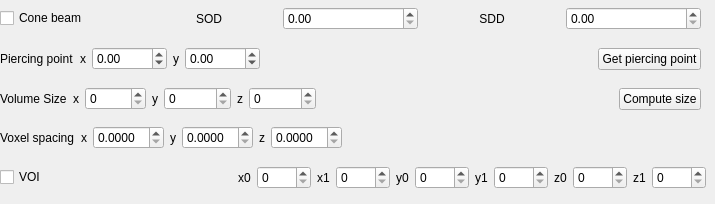
                <widget class="QWidget" name="tab_advanced_geometry">
                 <attribute name="title">
                  <string>Advanced geometry</string>
                 </attribute>
                 <widget class="QWidget" name="horizontalLayoutWidget_2">
                  <property name="geometry">
                   <rect>
                    <x>0</x>
                    <y>0</y>
                    <width>701</width>
                    <height>37</height>
                   </rect>
                  </property>
                  <layout class="QHBoxLayout" name="horizontalLayout_10">
                   <item>
                    <widget class="QCheckBox" name="checkCBCT">
                     <property name="text">
                      <string>Cone beam </string>
                     </property>
                    </widget>
                   </item>
                   <item>
                    <widget class="QLabel" name="label_29">
                     <property name="text">
                      <string>SOD</string>
                     </property>
                     <property name="alignment">
                      <set>Qt::AlignCenter</set>
                     </property>
                    </widget>
                   </item>
                   <item>
                    <widget class="QDoubleSpinBox" name="dspinSOD">
                     <property name="maximum">
                      <double>9999.989999999999782</double>
                     </property>
                    </widget>
                   </item>
                   <item>
                    <widget class="QLabel" name="label_28">
                     <property name="text">
                      <string>SDD</string>
                     </property>
                     <property name="alignment">
                      <set>Qt::AlignCenter</set>
                     </property>
                    </widget>
                   </item>
                   <item>
                    <widget class="QDoubleSpinBox" name="dspinSDD">
                     <property name="maximum">
                      <double>9999.989999999999782</double>
                     </property>
                    </widget>
                   </item>
                  </layout>
                 </widget>
                 <widget class="QWidget" name="horizontalLayoutWidget_5">
                  <property name="geometry">
                   <rect>
                    <x>0</x>
                    <y>80</y>
                    <width>701</width>
                    <height>38</height>
                   </rect>
                  </property>
                  <layout class="QHBoxLayout" name="horizontalLayout_14">
                   <item>
                    <widget class="QLabel" name="label_33">
                     <property name="text">
                      <string>Volume Size</string>
                     </property>
                    </widget>
                   </item>
                   <item>
                    <layout class="QHBoxLayout" name="horizontalLayout_15">
                     <item>
                      <widget class="QLabel" name="label_34">
                       <property name="text">
                        <string>x</string>
                       </property>
                      </widget>
                     </item>
                     <item>
                      <widget class="QSpinBox" name="spinVolumeSizeX">
                       <property name="maximum">
                        <number>99999</number>
                       </property>
                      </widget>
                     </item>
                     <item>
                      <widget class="QLabel" name="label_44">
                       <property name="text">
                        <string>y</string>
                       </property>
                      </widget>
                     </item>
                     <item>
                      <widget class="QSpinBox" name="spinVolumeSizeY">
                       <property name="maximum">
                        <number>999999</number>
                       </property>
                      </widget>
                     </item>
                     <item>
                      <widget class="QLabel" name="label_45">
                       <property name="text">
                        <string>z</string>
                       </property>
                      </widget>
                     </item>
                     <item>
                      <widget class="QSpinBox" name="spinVolumeSizeZ">
                       <property name="maximum">
                        <number>999999</number>
                       </property>
                      </widget>
                     </item>
                    </layout>
                   </item>
                   <item>
                    <spacer name="horizontalSpacer_11">
                     <property name="orientation">
                      <enum>Qt::Horizontal</enum>
                     </property>
                     <property name="sizeHint" stdset="0">
                      <size>
                       <width>40</width>
                       <height>20</height>
                      </size>
                     </property>
                    </spacer>
                   </item>
                   <item>
                    <widget class="QPushButton" name="buttonCompSize">
                     <property name="text">
                      <string>Compute size</string>
                     </property>
                    </widget>
                   </item>
                  </layout>
                 </widget>
                 <widget class="QWidget" name="horizontalLayoutWidget_7">
                  <property name="geometry">
                   <rect>
                    <x>0</x>
                    <y>120</y>
                    <width>701</width>
                    <height>35</height>
                   </rect>
                  </property>
                  <layout class="QHBoxLayout" name="horizontalLayout_17">
                   <item>
                    <widget class="QLabel" name="label_46">
                     <property name="text">
                      <string>Voxel spacing</string>
                     </property>
                    </widget>
                   </item>
                   <item>
                    <layout class="QHBoxLayout" name="horizontalLayout_22">
                     <item>
                      <widget class="QLabel" name="label_47">
                       <property name="text">
                        <string>x</string>
                       </property>
                      </widget>
                     </item>
                     <item>
                      <widget class="QDoubleSpinBox" name="dspinVoxelSpacingX">
                       <property name="decimals">
                        <number>4</number>
                       </property>
                       <property name="minimum">
                        <double>0.000000000000000</double>
                       </property>
                       <property name="maximum">
                        <double>10.000000000000000</double>
                       </property>
                       <property name="singleStep">
                        <double>0.010000000000000</double>
                       </property>
                       <property name="value">
                        <double>0.000000000000000</double>
                       </property>
                      </widget>
                     </item>
                     <item>
                      <widget class="QLabel" name="label_54">
                       <property name="text">
                        <string>y</string>
                       </property>
                      </widget>
                     </item>
                     <item>
                      <widget class="QDoubleSpinBox" name="dSpinVoxelSpacingY">
                       <property name="decimals">
                        <number>4</number>
                       </property>
                       <property name="minimum">
                        <double>0.000000000000000</double>
                       </property>
                       <property name="maximum">
                        <double>10.000000000000000</double>
                       </property>
                       <property name="singleStep">
                        <double>0.010000000000000</double>
                       </property>
                      </widget>
                     </item>
                     <item>
                      <widget class="QLabel" name="label_55">
                       <property name="text">
                        <string>z</string>
                       </property>
                      </widget>
                     </item>
                     <item>
                      <widget class="QDoubleSpinBox" name="dspinVoxelSpacingZ">
                       <property name="decimals">
                        <number>4</number>
                       </property>
                       <property name="minimum">
                        <double>0.000000000000000</double>
                       </property>
                       <property name="maximum">
                        <double>10.000000000000000</double>
                       </property>
                       <property name="singleStep">
                        <double>0.010000000000000</double>
                       </property>
                      </widget>
                     </item>
                    </layout>
                   </item>
                   <item>
                    <spacer name="horizontalSpacer_12">
                     <property name="orientation">
                      <enum>Qt::Horizontal</enum>
                     </property>
                     <property name="sizeHint" stdset="0">
                      <size>
                       <width>40</width>
                       <height>20</height>
                      </size>
                     </property>
                    </spacer>
                   </item>
                  </layout>
                 </widget>
                 <widget class="QWidget" name="horizontalLayoutWidget_6">
                  <property name="geometry">
                   <rect>
                    <x>0</x>
                    <y>40</y>
                    <width>701</width>
                    <height>38</height>
                   </rect>
                  </property>
                  <layout class="QHBoxLayout" name="horizontalLayout_16">
                   <item>
                    <widget class="QLabel" name="label_56">
                     <property name="text">
                      <string>Piercing point</string>
                     </property>
                    </widget>
                   </item>
                   <item>
                    <layout class="QHBoxLayout" name="horizontalLayout_23">
                     <item>
                      <widget class="QLabel" name="label_57">
                       <property name="text">
                        <string>x</string>
                       </property>
                      </widget>
                     </item>
                     <item>
                      <widget class="QDoubleSpinBox" name="dspinPiercPointX">
                       <property name="decimals">
                        <number>2</number>
                       </property>
                       <property name="minimum">
                        <double>-1000.000000000000000</double>
                       </property>
                       <property name="maximum">
                        <double>9999.989999999999782</double>
                       </property>
                       <property name="singleStep">
                        <double>1.000000000000000</double>
                       </property>
                      </widget>
                     </item>
                     <item>
                      <widget class="QLabel" name="label_58">
                       <property name="text">
                        <string>y</string>
                       </property>
                      </widget>
                     </item>
                     <item>
                      <widget class="QDoubleSpinBox" name="dspinPiercPointY">
                       <property name="minimum">
                        <double>-1000.000000000000000</double>
                       </property>
                       <property name="maximum">
                        <double>9999.989999999999782</double>
                       </property>
                      </widget>
                     </item>
                    </layout>
                   </item>
                   <item>
                    <spacer name="horizontalSpacer_13">
                     <property name="orientation">
                      <enum>Qt::Horizontal</enum>
                     </property>
                     <property name="sizeHint" stdset="0">
                      <size>
                       <width>40</width>
                       <height>20</height>
                      </size>
                     </property>
                    </spacer>
                   </item>
                   <item>
                    <widget class="QPushButton" name="buttonGetPP">
                     <property name="text">
                      <string>Get piercing point</string>
                     </property>
                    </widget>
                   </item>
                  </layout>
                 </widget>
                 <widget class="QWidget" name="horizontalLayoutWidget_3">
                  <property name="geometry">
                   <rect>
                    <x>0</x>
                    <y>160</y>
                    <width>706</width>
                    <height>35</height>
                   </rect>
                  </property>
                  <layout class="QHBoxLayout" name="horizontalLayout_8">
                   <item>
                    <widget class="QCheckBox" name="checkSubVolumeCBCT">
                     <property name="text">
                      <string>VOI</string>
                     </property>
                    </widget>
                   </item>
                   <item>
                    <layout class="QHBoxLayout" name="horizontalLayout_11">
                     <item>
                      <widget class="QLabel" name="label_60">
                       <property name="text">
                        <string>x0</string>
                       </property>
                      </widget>
                     </item>
                     <item>
                      <widget class="QSpinBox" name="spinSubVolumeSizeX0">
                       <property name="maximum">
                        <number>9999</number>
                       </property>
                      </widget>
                     </item>
                     <item>
                      <widget class="QLabel" name="label_63">
                       <property name="text">
                        <string>x1</string>
                       </property>
                      </widget>
                     </item>
                     <item>
                      <widget class="QSpinBox" name="spinSubVolumeSizeX1">
                       <property name="maximum">
                        <number>9999</number>
                       </property>
                      </widget>
                     </item>
                     <item>
                      <widget class="QLabel" name="label_61">
                       <property name="text">
                        <string>y0</string>
                       </property>
                      </widget>
                     </item>
                     <item>
                      <widget class="QSpinBox" name="spinSubVolumeSizeY0">
                       <property name="maximum">
                        <number>9999</number>
                       </property>
                      </widget>
                     </item>
                     <item>
                      <widget class="QLabel" name="label_64">
                       <property name="text">
                        <string>y1</string>
                       </property>
                      </widget>
                     </item>
                     <item>
                      <widget class="QSpinBox" name="spinSubVolumeSizeY1">
                       <property name="maximum">
                        <number>9999</number>
                       </property>
                      </widget>
                     </item>
                     <item>
                      <widget class="QLabel" name="label_62">
                       <property name="text">
                        <string>z0</string>
                       </property>
                      </widget>
                     </item>
                     <item>
                      <widget class="QSpinBox" name="spinSubVolumeSizeZ0">
                       <property name="maximum">
                        <number>9999</number>
                       </property>
                      </widget>
                     </item>
                     <item>
                      <widget class="QLabel" name="label_65">
                       <property name="text">
                        <string>z1</string>
                       </property>
                      </widget>
                     </item>
                     <item>
                      <widget class="QSpinBox" name="spinSubVolumeSizeZ1">
                       <property name="maximum">
                        <number>9999</number>
                       </property>
                      </widget>
                     </item>
                    </layout>
                   </item>
                  </layout>
                 </widget>
                </widget>
